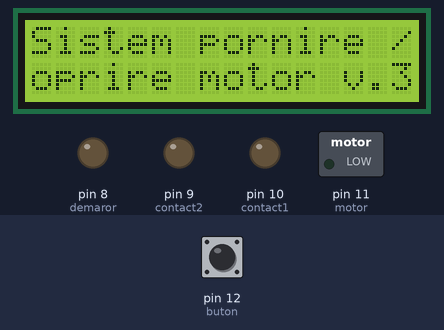
Simulated run of this sketch. Board: Arduino Uno, built with avr-gcc and run on an emulated ATmega328P. On the bench: 16×2 character LCD, switched loads named in the sketch (green lamp = pin HIGH), output pins drawn as LEDs (lit = HIGH). The inputs (shaded band) are chosen by the test bench; at power-on: pin 12 (buton) HIGH.

Above: at 0.1 s.
4.3 s: pin 12 (buton) pulled LOW for 3.2 s
At 6.7 s:
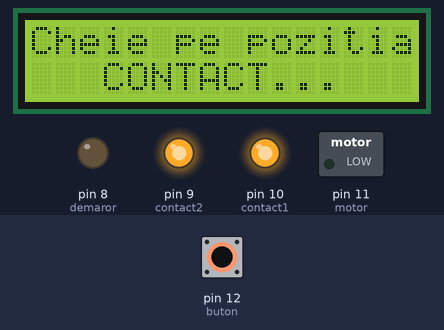
9.0 s: pin 12 (buton) pulled LOW for 0.15 s
At 10.7 s:
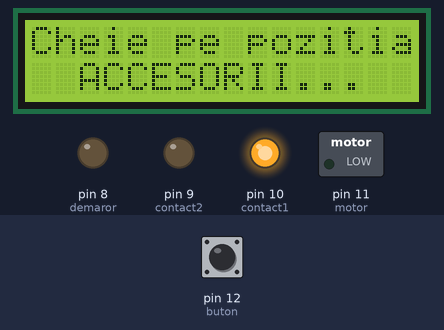
11.0 s: pin 12 (buton) pulled LOW for 3.2 s
At 16.2 s:
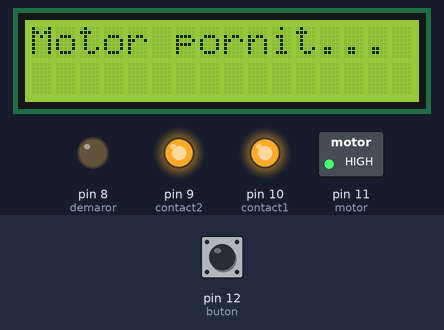
16.7 s: pin 12 (buton) pulled LOW for 1 s
At 18.6 s:
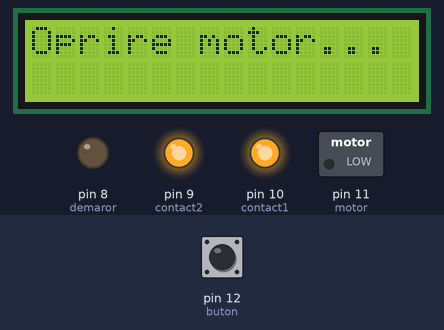
Timing chart, 0 to 21.2 s (numbered marks = the images above; inputs shaded):
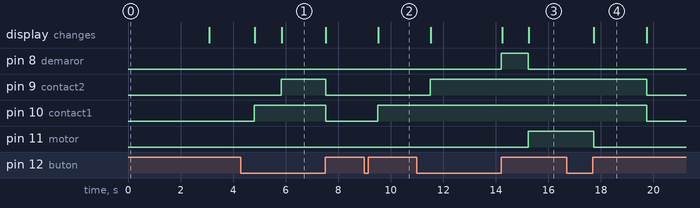

The sketch:

car_engine_control_ver3.ino
```cpp
// sketch pornire motor
// apasare scurta buton -> contact pe prima treapta
// inca o apasare scurta buton -> contact pe a doua treapta
// apasare lunga de 3-4 secunde -> actionare demaror
// apasare scurta -> deconectare consumatori
// apasare iar 2-3 secunde -> oprire motor
// scusrtare timp demaror la 1 secunda si schimbare conectare buton
// conectat afisaj LCD 1602 pe i2c
// versiune 3.0 - 22.08.2016, Craiova, Romania
// autor: Nicu FLORICA (niq_ro) - http://www.tehnic.go.ro
// http://nicuflorica.blogspot.ro/
// http://arduinotehniq.blogspot.com/
// http://www.arduinotehniq.com/

#include <Wire.h>                // folosire librarie pentru protocol i2c
#include <LiquidCrystal_I2C.h>   // folosire librarie pentru afisaj lcd1602 pe i2c

// afisaj 1602 pe i2c cu adresa 0x27
LiquidCrystal_I2C lcd(0x27, 16, 2);

#define buton 12    // buton pus la D12
#define contact1 10
#define contact2 9
#define demaror 8
#define motor 11
#define scurt 500   // timp in ms pentru eliminare


byte cheie;       // daca este 0 este repaus
                  // daca este 1 este contact pe prima treapta (accesorii)
                  // daca este 2 este contact pe treapta 2
                  // daca este 3 motorul este pornit

// These variables are for the push button routine
// variabile folosite pentru partea de apasare buton
byte starebuton = 0; // variabila pentru determinare stare buton (apasat sau nu)
int apasarelunga1 = 1500; // valoare timp apasare lunga in ms pentru pornire motor
int apasarelunga2 = 1000; // valoare timp apasare lunga in ms pentru oprire motor
int apasare = apasarelunga1; // valoare timp apasare buton
int coborare = 0;// valoare pentru timp apasare buton
int ridicare = 0;// valoare pentr timp eliberare buton
boolean starelogica = false; // variabila logica stare buton


void setup()
{

lcd.begin();  // initializare afisaj
lcd.backlight(); // aprindere fundal

lcd.setCursor(0, 0);   // pozitionare cursor pe colana a 4-a din stanga - sus
lcd.print("Sistem pornire /"); // afisare text
lcd.setCursor(0, 1);   // mutare cursor pe coloana a 2-a din stanga - jos
lcd.print("oprire motor v.3"); // afisare text

delay(3000);
lcd.clear();

 pinMode(buton, INPUT);
 pinMode(contact1, OUTPUT);
 pinMode(contact2, OUTPUT);
 pinMode(demaror, OUTPUT);
 pinMode(motor, OUTPUT);

 digitalWrite(buton, HIGH); // intrarea butonului in 1 logic
 digitalWrite(contact1, LOW);
 digitalWrite(contact2, LOW);
 digitalWrite(demaror, LOW);
 digitalWrite(motor, LOW);

cheie = 0;   // la alimentarea modului masina nu este alimentata
lcd.noBacklight(); // aprindere fundal
}

void loop() {

if (cheie == 0)
//lcd.noBacklight(); // aprindere fundal
{      // daca echipamentul e in repaus
if (digitalRead(buton) == LOW)
{    // se apasa butonul
delay(scurt);
cheie = 1;    // trecem in starea de accesorii
digitalWrite(contact1, HIGH);
lcd.backlight(); // aprindere fundal
lcd.clear();
lcd.print("Cheie pe pozitia");
lcd.setCursor(2, 1);
lcd.print("ACCESORII...");
delay(scurt);
}
}

if (cheie == 1)
{      // daca echipamentul e pe accesorii
if (digitalRead(buton) == LOW)
{    // se apasa butonul
delay(scurt);
cheie = 2;    // trecem in starea de contact treapta 2-a
digitalWrite(contact2, HIGH);
lcd.clear();
lcd.print("Cheie pe pozitia");
lcd.setCursor(3, 1);
lcd.print("CONTACT...");
delay(scurt);
}
}

if (cheie == 2)
{      // daca echipamentul e pe contact
    apasare = apasarelunga1;
    apasare = cattimp ();
    delay (10);

if (apasare > apasarelunga1) {
digitalWrite(demaror, HIGH);
lcd.clear();
lcd.print("Cheie pe pozitia");
lcd.setCursor(2, 1);
lcd.print("DEMAROR...");
delay(1000);    // actiomare demaror
digitalWrite(demaror, LOW);
digitalWrite(motor, HIGH);
lcd.clear();
cheie = 3;    // trecem la starea de motor pornit
lcd.print("Motor pornit... ");
    }
if (apasare < apasarelunga1) {
digitalWrite(contact1, LOW);
digitalWrite(contact2, LOW);
cheie = 0;    // trecem la starea de motor pornit
lcd.noBacklight(); // aprindere fundal
lcd.clear();
    }
}

if (cheie == 3)
{
  // daca motorul e pornit
    apasare = apasarelunga2;
    apasare = cattimp ();
    delay (10);

    if (apasare > apasarelunga2) {
digitalWrite(motor, LOW);
lcd.clear();
lcd.print("Oprire motor... ");
delay(2000);
lcd.clear();
digitalWrite(contact1, LOW);
digitalWrite(contact2, LOW);
cheie = 0;     // trecem la starea de repaus
lcd.noBacklight(); // aprindere fundal
    }
}


} // se termina programul


// subrutina care trimite timpul de apasare al butonului
int cattimp () {
  starebuton = digitalRead(buton);
       if(starebuton == LOW && starelogica==false) {
              coborare = millis();
              starelogica = true;
          };

       if (starebuton == HIGH && starelogica==true) {
         ridicare = millis ();
         apasare = ridicare - coborare;
         starelogica = false;
       };
       return apasare;
}
```

Measured:
- after the input at 4.3 s, pin 9 (contact2): LOW → HIGH after 1.5 s, → LOW 1.7 s later; pin 10 (contact1): LOW → HIGH after 0.50 s, → LOW 2.7 s later; the display: first changes after 0.53 s (image 1 shows a later state)
- after the input at 9.0 s, pin 10 (contact1): LOW → HIGH after 0.50 s; the display: changes after 0.53 s (image 2)
- after the input at 11.0 s, pin 8 (demaror): LOW → HIGH after 3.2 s, → LOW 1.0 s later; pin 9 (contact2): LOW → HIGH after 0.50 s; pin 11 (motor): LOW → HIGH after 4.2 s; the display: first changes after 0.53 s (image 3 shows a later state)
- after the input at 16.7 s, pin 9 (contact2), pin 10 (contact1): HIGH → LOW after 3.0 s; pin 11 (motor): HIGH → LOW after 1.0 s; the display: changes after 1.0 s (image 4)
